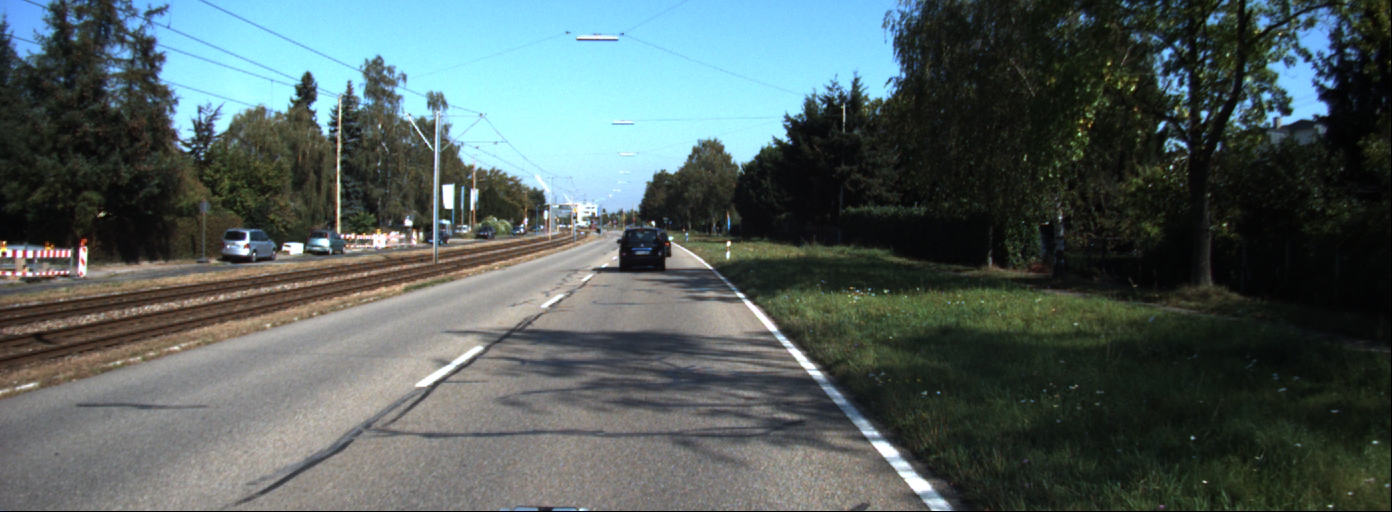
#> input picture Project_2/data_1-20200307T183325Z-001/data_1/data/0000000008.png, 1392 x 512 px; its folder holds only this picture in this run
$ jupyter execute --allow-errors Untitled.ipynb
#> lines starting #> are read from the running program, lines starting #| are printed output that depends on the picture; after the words box and inside, x2 and y2 are one past the last pixel; in counts of white or black regions, pixels touching at a corner belong together
#> further down, cv_img is the input picture: shape (512, 1392, 3); mean B, G, R 93.5, 94.9, 81.3
#> `crop_img = cv_img[235:512, 0:1392]`:
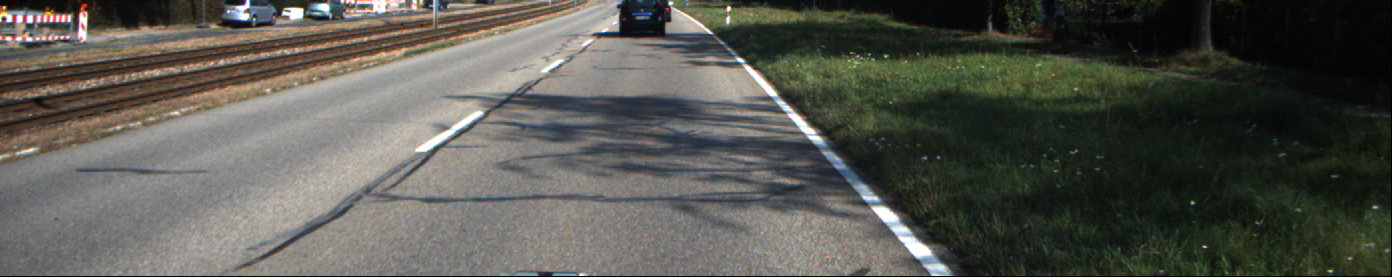
#> crop_img: shape (277, 1392, 3); mean B, G, R 79.7, 86.9, 86.3
[cell 1]
import cv2
import glob
import numpy as np
import math

[cell 2]
def undistort_image(img):
    k = [[9.037596e+02, 0.000000e+00, 6.957519e+02], [0.000000e+00, 9.019653e+02, 2.242509e+02],[0.000000e+00 ,0.000000e+00, 1.000000e+00]]
    k=np.array(k)
    d = [[-3.639558e-01, 1.788651e-01, 6.029694e-04, -3.922424e-04, -5.382460e-02]]
    d=np.array(d)
    h,  w = img.shape[:2]
#> h = 277; w = 1392
    newcameramtx, roi=cv2.getOptimalNewCameraMatrix(k,d,(w,h),1,(w,h))
#> roi = (31, 60, 1327, 204)
    dst = cv2.undistort(img, k, d, None, newcameramtx)
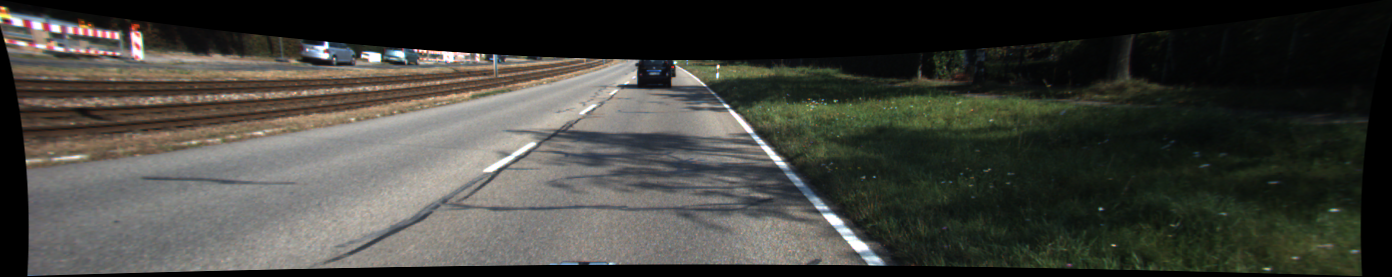
#> dst: shape (277, 1392, 3); mean B, G, R 59.1, 65, 64.8

    # crop the image
    x,y,w,h = roi
#> x = 31; y = 60; w = 1327; h = 204
    dst = dst[y:y+h, x:x+w]
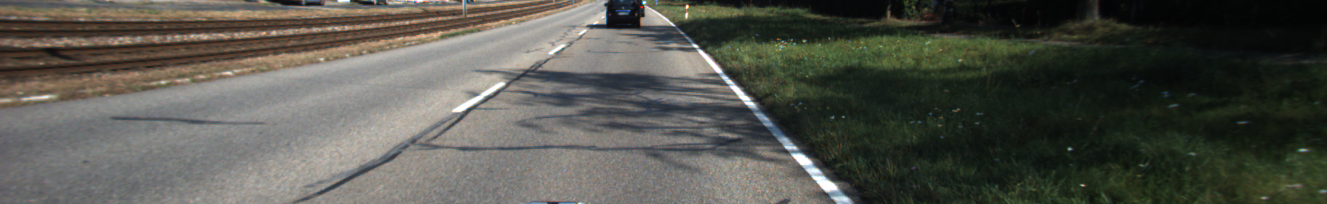
#> dst: shape (204, 1327, 3); mean B, G, R 76.9, 84.7, 84.2
    return dst

def mean(list):
    """
    calculate mean of list
    """
    return float(sum(list)) / max(len(list), 1)

[cell 3]
def detect_white_lines(img):
    lower_mask_white = np.array([0, 220, 0], dtype='uint8')
    upper_mask_white = np.array([255, 255, 255], dtype='uint8')
    mask_white = cv2.inRange(img, lower_mask_white, upper_mask_white)
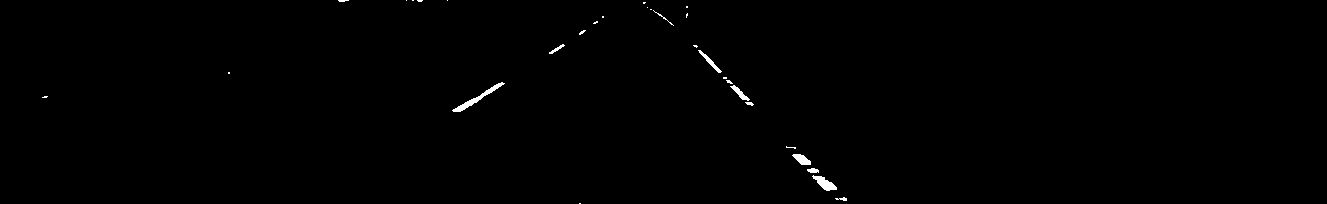
#> mask_white: shape (204, 1327); 0.41% white; 30 white regions (20 under 20 px), largest, box (x1, y1, x2, y2) and area: (452, 82, 505, 112) 265, (812, 175, 837, 191) 189, (792, 154, 811, 165) 127
    white_detect = cv2.bitwise_and(img, img, mask=mask_white).astype(np.uint8)
#> `im_out = cv2.warpPerspective(white_img, H_Matrix, (300,600))`:
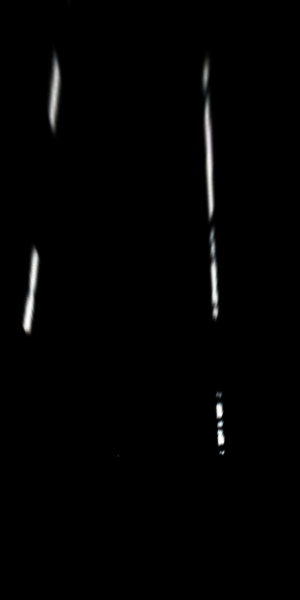
#> im_out: shape (600, 300, 3); mean B, G, R 2.6, 2.6, 2.6
#> `edges = cv2.Canny(im_out,100,200)`:
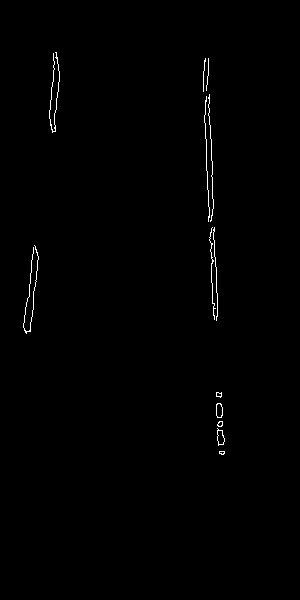
#> edges: shape (600, 300); 0.57% white in thin lines or dots, all inside (x1, y1, x2, y2) = (23, 52, 225, 455)
#> `edges[0:500,220:300] = 0`: edges: shape (600, 300); 0.53% white in thin lines or dots, all inside (x1, y1, x2, y2) = (23, 52, 220, 454)
    return white_detect

[cell 4]
# Four corners of the book in source image
pts_src = np.array([[565, 36], [724, 36], [994, 269],[178, 270]])
pts_dst = np.array([[50, 0], [250, 0], [250, 500], [0, 500]])
H_Matrix, status = cv2.findHomography(pts_src, pts_dst)


def hough_lines(img, rho, theta, threshold, min_line_len, max_line_gap):
#> called with rho = 2, theta = 0.0175, threshold = 100, min_line_len = 150, max_line_gap = 800
    lines = cv2.HoughLinesP(img, rho, theta, threshold, np.array([]), minLineLength=min_line_len, maxLineGap=max_line_gap)
#> lines = [[205, 58, 219, 453], [208, 58, 217, 316], [204, 119, 219, 422]]
    line_img = np.zeros((img.shape[0], img.shape[1], 3), dtype=np.uint8)

# [47 lines of commented-out code are left out]

    draw_lines(line_img, lines)
    return line_img

# [79 lines of commented-out code are left out]

def draw_lines(img, lines, color=[0, 255, 0], thickness=12):
    """
    This function draws `lines` with `color` and `thickness`.
    """
#> called with lines = array of shape (3, 1, 4), thickness = 12
    imshape = img.shape
#> imshape = (600, 300, 3)

    # these variables represent the y-axis coordinates to which
    # the line will be extrapolated to
    ymin_global = img.shape[0]
#> ymin_global = 600
    ymax_global = img.shape[0]
#> ymax_global = 600

    # left lane line variables
    all_left_grad = []
    all_left_y = []
    all_left_x = []

    # right lane line variables
    all_right_grad = []
    all_right_y = []
    all_right_x = []

    for line in lines:
        for x1,y1,x2,y2 in line:
            gradient, intercept = np.polyfit((x1,x2), (y1,y2), 1)
            ymin_global = min(min(y1, y2), ymin_global)

            if (gradient > 0):
                all_left_grad += [gradient]
                all_left_y += [y1, y2]
                all_left_x += [x1, x2]
            else:
                all_right_grad += [gradient]
                all_right_y += [y1, y2]
                all_right_x += [x1, x2]
#> this loop made 3 passes
#> after the loop, all_left_grad = [28.21, 28.67, 20.2]; all_left_x = [205, 219, 208, 217, 204, 219]; all_left_y = [58, 453, 58, 316, 119, 422]; all_right_grad = []; all_right_x = []; all_right_y = []

    left_mean_grad = np.mean(all_left_grad)
#> left_mean_grad = 25.69
    left_y_mean = np.mean(all_left_y)
#> left_y_mean = 237.7
    left_x_mean = np.mean(all_left_x)
#> left_x_mean = 212
    left_intercept = left_y_mean - (left_mean_grad * left_x_mean)
#> left_intercept = -5209.4

    right_mean_grad = np.mean(all_right_grad)
#> right_mean_grad = nan
    right_y_mean = np.mean(all_right_y)
#> right_y_mean = nan
    right_x_mean = np.mean(all_right_x)
#> right_x_mean = nan
    right_intercept = right_y_mean - (right_mean_grad * right_x_mean)
#> right_intercept = nan

    # Make sure we have some points in each lane line category
    if ((len(all_left_grad) > 0) and (len(all_right_grad) > 0)):
        upper_left_x = int((ymin_global - left_intercept) / left_mean_grad)
        lower_left_x = int((ymax_global - left_intercept) / left_mean_grad)
        upper_right_x = int((ymin_global - right_intercept) / right_mean_grad)
        lower_right_x = int((ymax_global - right_intercept) / right_mean_grad)

        cv2.line(img, (upper_left_x, ymin_global),
                      (lower_left_x, ymax_global), color, thickness)
        cv2.line(img, (upper_right_x, ymin_global),
                      (lower_right_x, ymax_global), color, thickness)

        pts = np.array([[upper_left_x, ymin_global],[upper_right_x, ymin_global],[lower_right_x, ymax_global],[lower_left_x, ymax_global]], np.int32)
        pts = pts.reshape((-1,1,2))
#         cv2.polylines(img,[pts],True,(0,255,255))
        cv2.fillConvexPoly(img, pts, (100,100,100), lineType=8, shift=0)


#> (the rest of this cell did not finish here and is left out)

#> in hough_lines, `draw_lines(line_img, lines)`: line_img: shape (600, 300, 3); every value is 0
#> `ret, mask = cv2.threshold(img2gray, 5, 255, cv2.THRESH_BINARY_INV)`:
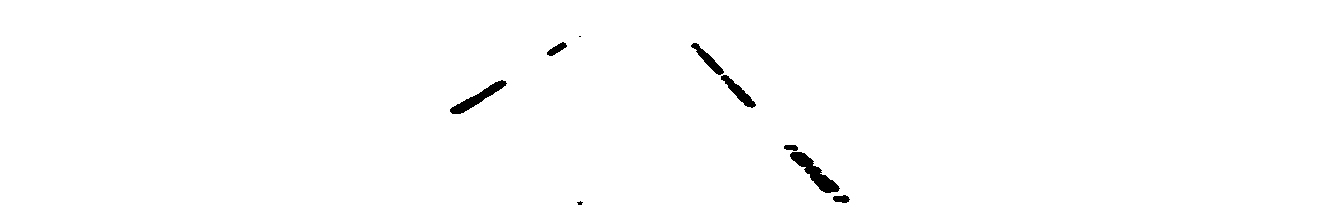
#> mask: shape (205, 1328); 99.2% white; 9 black regions (2 under 20 px), largest, box (x1, y1, x2, y2) and area: (790, 152, 840, 193) 702, (450, 80, 507, 114) 532, (721, 75, 756, 108) 359
    result = cv2.addWeighted(im_out, α, line_image, β, λ)
    out = cv2.warpPerspective(result, np.linalg.inv(H_Matrix), (1328,205))

    # # Image Addition
    rows, cols, channels = out.shape
    roi = nice_img[0:rows, 0:cols]

    # Now create a mask of logo and create its inverse mask
    img2gray = cv2.cvtColor(out, cv2.COLOR_BGR2GRAY)

    # add a threshold
    ret, mask = cv2.threshold(img2gray, 5, 255, cv2.THRESH_BINARY_INV)

    mask_inv = cv2.bitwise_not(mask)
    # Now black-out the area of logo in ROI
    img1_bg = cv2.bitwise_and(roi, roi, mask=mask)

    # Take only region of logo from logo image.
    img2_fg = cv2.bitwise_and(out, out, mask=mask_inv)

    Final = cv2.add(img1_bg, img2_fg)
    cv2.imshow("Final_output", Final)

    cv2.imshow("output",out)
    cv2.imshow("white_img",white_img)
    cv2.imshow("edges",edges)
    cv2.imshow("result",result)
    cv2.waitKey(1)
#     break

cv2.destroyAllWindows()

[cell 5]
import cv2
import numpy as np

def draw_circle(event,x,y,flags,param):
    global mouseX,mouseY
    if event == cv2.EVENT_FLAG_LBUTTON:
        cv2.circle(img,(x,y),10,(255,0,0),-1)
        mouseX,mouseY = x,y

# img = np.zeros((512,512,3), np.uint8)
img = cv2.imread('messi.png')

cv2.namedWindow('image')
cv2.setMouseCallback('image',draw_circle)

while(1):
    cv2.imshow('image',img)
    k = cv2.waitKey(20) & 0xFF
#> (key Esc is pressed here)

$ run again, on Project_2/data_1-20200307T183325Z-001/data_1/data/0000000036.png
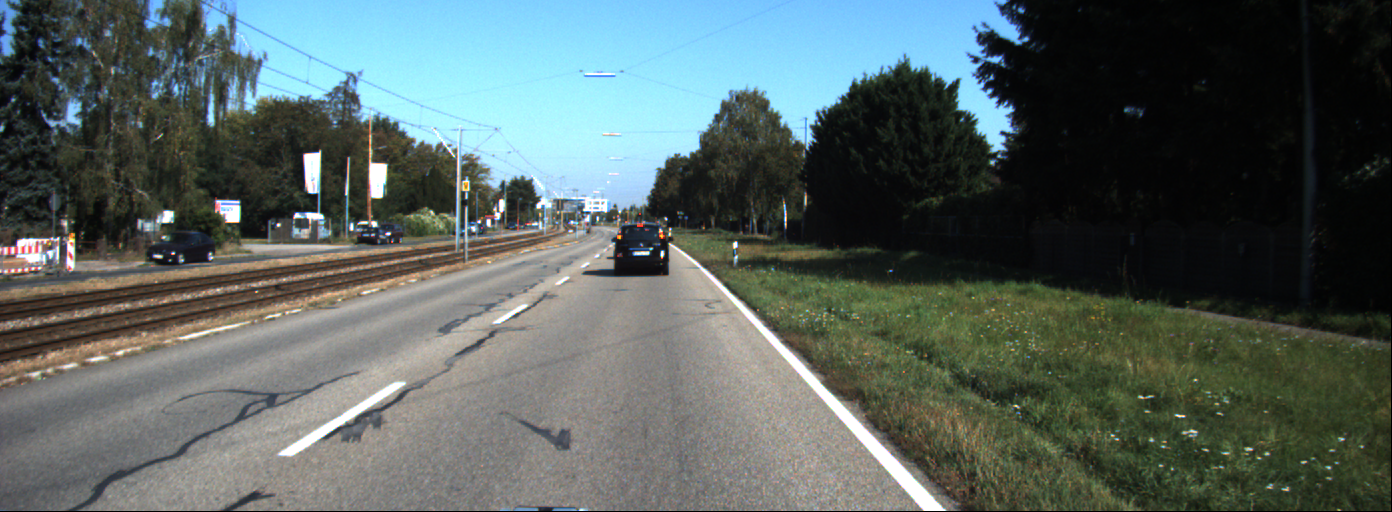
#> input picture Project_2/data_1-20200307T183325Z-001/data_1/data/0000000036.png, 1392 x 512 px
#> cv_img is the input picture: shape (512, 1392, 3); mean B, G, R 95.7, 98.5, 86.6
#> mask_white: shape (204, 1327); 1.1% white; 26 white regions (19 under 20 px), largest, box (x1, y1, x2, y2) and area: (645, 8, 846, 204) 1767, (335, 108, 444, 164) 776, (234, 57, 293, 66) 106
#> lines = [[191, 26, 210, 372], [205, 171, 218, 403], [203, 139, 214, 435], [6, 413, 48, 12], [196, 25, 219, 456], [0, 415, 43, 2]]
#> the loop in draw_lines, `for line in lines:` made 6 passes
#> after the loop in draw_lines, `for line in lines:`: all_left_grad = [18.21, 17.85, 26.91, 18.74]; all_left_x = [191, 210, 205, 218, 203, 214, 196, 219]; all_left_y = [26, 372, 171, 403, 139, 435, 25, 456]; all_right_grad = [-9.55, -9.6]; all_right_x = [6, 48, 0, 43]; all_right_y = [413, 12, 415, 2]
#> left_mean_grad = 20.43
#> left_y_mean = 253.4
#> left_x_mean = 207
#> left_intercept = -3974.9
#> right_mean_grad = -9.58
#> right_y_mean = 210.5
#> right_x_mean = 24.25
#> right_intercept = 442.7
#> upper_left_x = 194
#> lower_left_x = 223
#> upper_right_x = 46
#> lower_right_x = -16
#> in draw_lines, `cv2.line(img, (upper_right_x, ymin_global), (lower_right_x, ymax_globa..`:
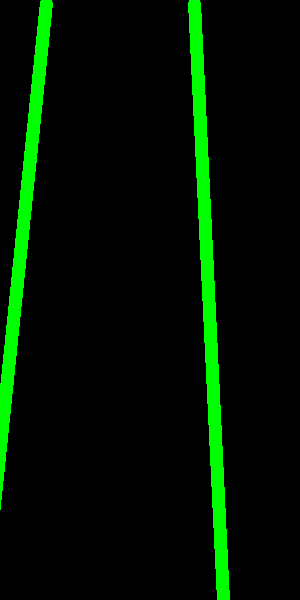
#> img: shape (600, 300, 3); mean of channels 0, 1, 2 0, 19.4, 0; drawn as B, G, R
#> pts = [[194, 2], [46, 2], [-16, 600], [223, 600]]
#> `ret, mask = cv2.threshold(img2gray, 5, 255, cv2.THRESH_BINARY_INV)`:
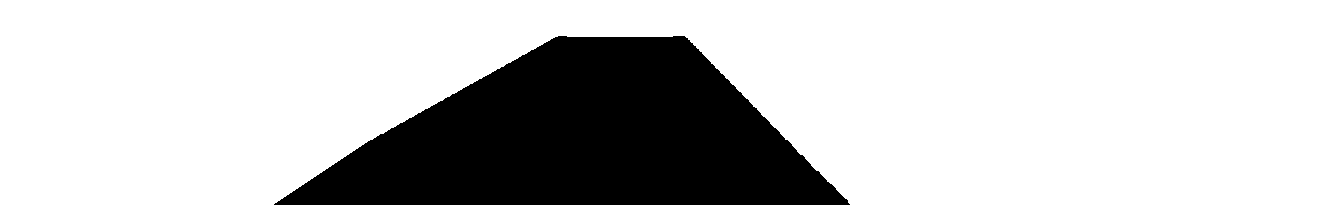
#> mask: shape (205, 1328); 77.8% white; 1 black region, box (x1, y1, x2, y2) and area: (274, 36, 850, 205) 60438
